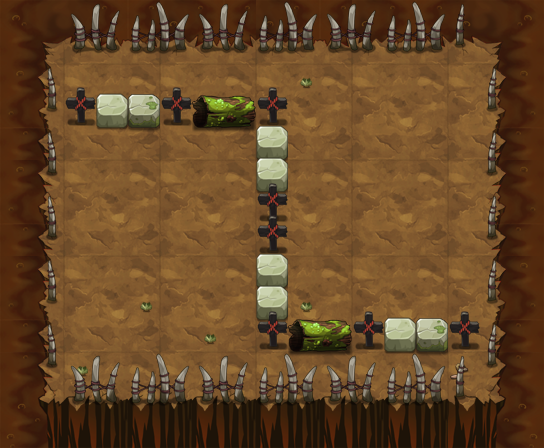

Tiled map render using the project's own tile images. Description and the map definition, with tile-layer contents summarised, below:
An orthogonal 17x14 tile map with 32x32 px tiles, 14 tile layers (PASS, 块层 2, 块层 5, 块层 3, ...) and 37 objects (32x TRAP, 4x yjdw4, PLAYER).

<map version="1.0" orientation="orthogonal" width="17" height="14" tilewidth="32" tileheight="32">
 <properties>
  <property name="DESTRY1" value="25" />
  <property name="DESTRY2" value="27" />
  <property name="DESTRY_COUNT" value="2" />
  <property name="EXP" value="1070" />
  <property name="ITEM" value="D039" />
  <property name="MONEY" value="1605" />
 </properties>
 <tileset firstgid="1" name="yjbl" tilewidth="32" tileheight="32">
  <image source="yjbl.png" width="450" height="600" />
 </tileset>
 <layer name="PASS" width="17" height="14">
  <data>[238 cells, 130 non-empty, 10 distinct tile ids]</data>
 </layer>
 <layer name="块层 2" width="17" height="14">
  <data>[238 cells, 238 non-empty, 31 distinct tile ids]</data>
 </layer>
 <layer name="块层 5" width="17" height="14">
  <data>[238 cells, 12 non-empty, 4 distinct tile ids]</data>
 </layer>
 <layer name="块层 3" width="17" height="14">
  <data>[238 cells, 65 non-empty, 12 distinct tile ids]</data>
 </layer>
 <layer name="块层 6" width="17" height="14">
  <data>[238 cells, 20 non-empty, 5 distinct tile ids]</data>
 </layer>
 <layer name="SHELTER 11" width="17" height="14">
  <data>[238 cells, 13 non-empty, 5 distinct tile ids]</data>
 </layer>
 <layer name="SHELTER 9" width="17" height="14">
  <data>[238 cells, 7 non-empty, 5 distinct tile ids]</data>
 </layer>
 <layer name="SHELTER 8" width="17" height="14">
  <data>[238 cells, 1 non-empty, 1 distinct tile ids]</data>
 </layer>
 <layer name="SHELTER 7" width="17" height="14">
  <data>[238 cells, 1 non-empty, 1 distinct tile ids]</data>
 </layer>
 <layer name="SHELTER 6" width="17" height="14">
  <data>[238 cells, 1 non-empty, 1 distinct tile ids]</data>
 </layer>
 <layer name="SHELTER 5" width="17" height="14">
  <data>[238 cells, 1 non-empty, 1 distinct tile ids]</data>
 </layer>
 <layer name="SHELTER 4" width="17" height="14">
  <data>[238 cells, 1 non-empty, 1 distinct tile ids]</data>
 </layer>
 <layer name="SHELTER 3" width="17" height="14">
  <data>[238 cells, 1 non-empty, 1 distinct tile ids]</data>
 </layer>
 <layer name="SHELTER 2" width="17" height="14">
  <data>[238 cells, 7 non-empty, 5 distinct tile ids]</data>
 </layer>
 <objectgroup name="对象层 1" width="17" height="14">
  <object name="PLAYER" type="PLAYER" x="64" y="64" width="32" height="32" />
  <object name="liusha" type="TRAP" x="128" y="224" width="32" height="32">
   <properties>
    <property name="lua_ai" value="trap_mire_ai" />
    <property name="trap_ani" value="liusha.actor" />
    <property name="trap_floor" value="true" />
    <property name="trap_sh" value="1" />
    <property name="trap_sw" value="1" />
   </properties>
  </object>
  <object name="liusha" type="TRAP" x="384" y="192" width="32" height="32">
   <properties>
    <property name="lua_ai" value="trap_mire_ai" />
    <property name="trap_ani" value="liusha.actor" />
    <property name="trap_floor" value="true" />
    <property name="trap_sh" value="1" />
    <property name="trap_sw" value="1" />
   </properties>
  </object>
  <object name="yjdw4" x="96" y="192" width="32" height="32">
   <properties>
    <property name="buff_type" value="fire_shell" />
    <property name="lua_ai" value="monster_yjdw_ai" />
    <property name="quality" value="yjdw4.quality" />
   </properties>
  </object>
  <object name="yjdw4" x="160" y="160" width="32" height="32">
   <properties>
    <property name="buff_type" value="fire_shell" />
    <property name="lua_ai" value="monster_yjdw_ai" />
    <property name="quality" value="yjdw4.quality" />
   </properties>
  </object>
  <object name="yjdw4" x="352" y="192" width="32" height="32">
   <properties>
    <property name="buff_type" value="fire_shell" />
    <property name="lua_ai" value="monster_yjdw_ai" />
    <property name="quality" value="yjdw4.quality" />
   </properties>
  </object>
  <object name="yjdw4" x="416" y="160" width="32" height="32">
   <properties>
    <property name="buff_type" value="fire_shell" />
    <property name="lua_ai" value="monster_yjdw_ai" />
    <property name="quality" value="yjdw4.quality" />
   </properties>
  </object>
  <object name="staff_driger_control" type="TRAP" x="0" y="416" width="32" height="32">
   <properties>
    <property name="trap_delay" value="10" />
    <property name="trap_id" value="0" />
    <property name="trap_script" value="trap(&quot;staff_driger&quot;):setOpened(true);" />
    <property name="trap_start_mode" value="2" />
    <property name="trap_state" value="open" />
   </properties>
  </object>
  <object name="staff_driger" type="TRAP" x="224" y="128" width="32" height="32">
   <properties>
    <property name="trap_ani" value="driger.actor" />
    <property name="trap_floor" value="true" />
    <property name="trap_id" value="0" />
    <property name="trap_script" value="target(&quot;PLAYER&quot;):setCurrentUseSkill(  make_ice_staff_skill()  );target(&quot;PLAYER&quot;):setEffectAnimateName(&quot;find_player.ani&quot;);trap(&quot;staff_driger&quot;):setOpened(false)" />
    <property name="trap_start_mode" value="0" />
    <property name="trap_state" value="open" />
   </properties>
  </object>
  <object name="mp1" type="TRAP" x="448" y="288" width="32" height="32">
   <properties>
    <property name="trap_ani" value="mp.actor" />
    <property name="trap_floor" value="true" />
    <property name="trap_id" value="0" />
    <property name="trap_script" value="trap_moveto(&quot;PLAYER&quot;, &quot;mp1&quot;,target(&quot;mp2&quot;):getX(),target(&quot;mp2&quot;):getY() );" />
    <property name="trap_sound_id" value="1" />
    <property name="trap_start_mode" value="0" />
    <property name="trap_state" value="open" />
   </properties>
  </object>
  <object name="mp2" type="TRAP" x="448" y="352" width="32" height="32">
   <properties>
    <property name="trap_ani" value="mp.actor" />
    <property name="trap_floor" value="true" />
    <property name="trap_id" value="0" />
    <property name="trap_script" value="trap_moveto(&quot;PLAYER&quot;, &quot;mp2&quot;,target(&quot;mp1&quot;):getX(),target(&quot;mp1&quot;):getY() );" />
    <property name="trap_sound_id" value="1" />
    <property name="trap_start_mode" value="0" />
    <property name="trap_state" value="open" />
   </properties>
  </object>
  <object name="belt_left" type="TRAP" x="448" y="64" width="32" height="32">
   <properties>
    <property name="lua_ai" value="trap_belt_left_ai" />
    <property name="trap_ani" value="belt_left.actor" />
    <property name="trap_floor" value="true" />
   </properties>
  </object>
  <object name="belt_left" type="TRAP" x="416" y="64" width="32" height="32">
   <properties>
    <property name="lua_ai" value="trap_belt_left_ai" />
    <property name="trap_ani" value="belt_left.actor" />
    <property name="trap_floor" value="true" />
   </properties>
  </object>
  <object name="belt_left" type="TRAP" x="384" y="64" width="32" height="32">
   <properties>
    <property name="lua_ai" value="trap_belt_left_ai" />
    <property name="trap_ani" value="belt_left.actor" />
    <property name="trap_floor" value="true" />
   </properties>
  </object>
  <object name="belt_left" type="TRAP" x="352" y="64" width="32" height="32">
   <properties>
    <property name="lua_ai" value="trap_belt_left_ai" />
    <property name="trap_ani" value="belt_left.actor" />
    <property name="trap_floor" value="true" />
   </properties>
  </object>
  <object name="belt_left" type="TRAP" x="320" y="64" width="32" height="32">
   <properties>
    <property name="lua_ai" value="trap_belt_left_ai" />
    <property name="trap_ani" value="belt_left.actor" />
    <property name="trap_floor" value="true" />
   </properties>
  </object>
  </objectgroup>
</map>
<!-- 21 of 37 objects omitted -->
